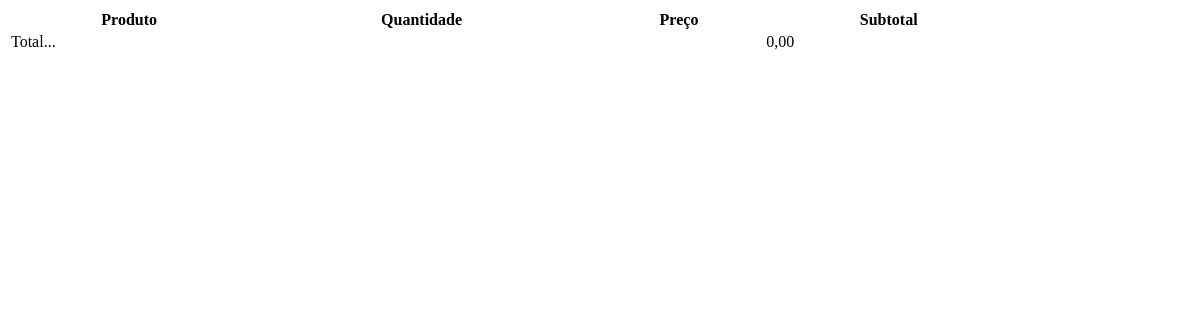
/pedido/exibe_lista_carrinho/ (signed in), run on an earlier commit of the app's database.
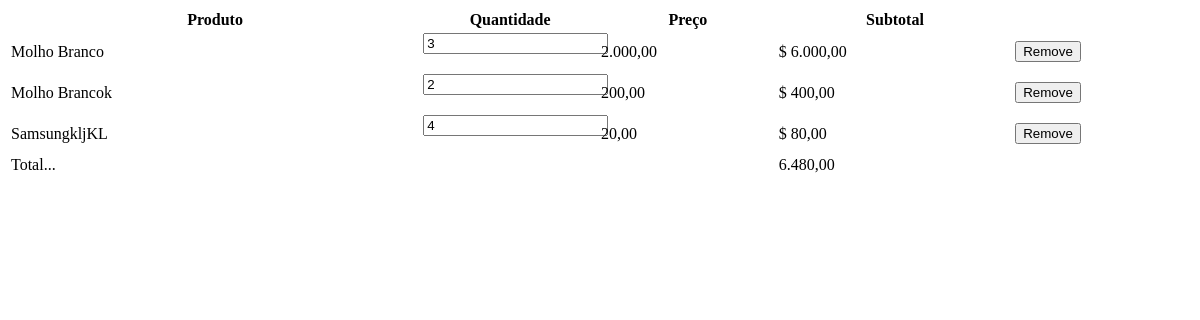
And on a later commit of the database.
### produto/models.py (models this page shows, shortened)
class OrderItem(models.Model):
    user = models.ForeignKey(settings.AUTH_USER_MODEL,
                            on_delete=models.CASCADE)
    ordered = models.BooleanField(default=False)
    item = models.ForeignKey(Produto, on_delete=models.CASCADE)
    quantity = models.IntegerField(default=1)
    price = models.DecimalField(max_digits=10, decimal_places=2, null=True)

class Produto(models.Model):
    categoria = models.ForeignKey(Categoria, on_delete=models.DO_NOTHING)
    nome = models.CharField(max_length=120, unique=True)
    imagem = models.CharField(max_length=120)
    quantidade = models.IntegerField(default=0)
    slug = models.SlugField(max_length=120, null=True)
    likes = models.IntegerField('likes', default=0)
    dislikes = models.IntegerField('dislikes', default=0)
    preco = models.DecimalField(max_digits=10, decimal_places=2, default=0)
    data_cadastro = models.DateField(null=True)
    user = models.ForeignKey(settings.AUTH_USER_MODEL,
                             related_name='produtos',
                             on_delete=models.DO_NOTHING,
                             null=True)
    class Meta:
        db_table = 'produto'
        ordering = ('nome',)

### produto/views.py (the view)
# urls.py: path('exibe_lista_carrinho/', views.exibe_lista_carrinho, name='exibe_lista_carrinho'),
def exibe_lista_carrinho(request):
   order_items = OrderItem.objects.filter(user=request.user, ordered=False)
   resultado = order_items.aggregate(
      total=Sum(F('quantity') * F('price'), output_field=FloatField()))
   if resultado['total']:
      total = '{0:.2f}'.format(resultado['total'])
   else:
      total = '0,00'
   lista_de_ids = []
   lista_de_forms = []
   lista_subtotal = []
   for item in order_items:
      lista_de_ids.append(item.id)
      lista_de_forms.append(AtualizaProdutoForm(initial={'quantity': item.quantity}))
      lista_subtotal.append(item.quantity * item.price)
   return render(request, 'produto/lista_produtos_carrinho.html', {
      'listas': zip(order_items, lista_de_forms, lista_subtotal),
      'lista_de_ids': lista_de_ids,
      'total': total
   })

### produto/templatetags/filtros.py (called while the page is built)
@register.filter         # @register.filter(name='separador_de_milhar')
def separador_de_milhar(valor, decimal_points=3, seperator=u'.'):
    valor = str(valor)
    valor = valor.replace('.', ',')
    pos_virgula = valor.find(',')
    if pos_virgula == -1:
        valor = valor + ',00'
    pos_virgula = valor.find(',')
    parte2 = valor[pos_virgula:]
    parte1 = valor[:pos_virgula]
    if len(parte1) <= decimal_points:
        return parte1 + parte2
    parts = []
    while parte1:
        parts.append(parte1[-decimal_points:])
        parte1 = parte1[:-decimal_points]
    parts.reverse()
    return seperator.join(parts) + parte2

### produto/templates/produto/lista_produtos_carrinho.html (shortened to what this page needs)
{% load static %}
{% load filtros %}
<table style='width:100%'
      class='table table-striped table table-bordered'>
   <thead>
      <tr>
         <th class='texto text-center'>Produto</th>
         <th class='texto text-center'>Quantidade</th>
         <th class='texto text-center'>Preço</th>
         <th class='texto text-center'>Subtotal</th>
         <th class='texto text-center'></th>
      </tr>
   </thead>
   <tbody id="tbody2">
      {% for order_item, form, subtotal in listas %}
         <tr>
            <td width='35%' class='text-left'>
               <span class='texto'>
                  {{ order_item.item.nome }}
               </span>
            </td>
            <td width='15%'>
               <form action="{% url 'produto:atualiza_carrinho' %}"
                     class='mx-auto' style='width: 60px'
                     method='POST' novalidate>
                  {{ form.quantity }}
               </form>
            </td>
            <td width='15%' class='text-center pr-2'>
               <span class='texto'>
                  {{ order_item.price | separador_de_milhar }}
               </span>
            </td>
            <td class='text-center pr-2'>
               <span id='valor-subtotal' class='texto font-weight-bold'>
               $ {{ subtotal | separador_de_milhar }}
               </span>
            </td>
            <td width='15%' class='text-center'>
               <form style='margin-bottom: 0px;'
                     action ="{% url 'produto:remove_do_carrinho' %}"
                     method ='post' novalidate>
                  <button type='button' class='btn btn-sm btn-danger remover'>
                     Remove
                  </button>
               </form>
            </td>
         </tr>
      {% endfor %}
      <tr>
         <td colspan='3' class='text-left'>
            <span class='texto font-weight-bold'>
               Total...
            </span>
         </td>
         <td class='text-center pr-2'>
             <span id='total' class='texto font-weight-bold'>
                {{ total | separador_de_milhar }}
             </span>
          </td>
          <td width='15%'>
          </td>
      </tr>
   </tbody>
</table>

What changed in the data, as far as the page shows it:
added OrderItem: item.nome "Molho Branco", quantity "3", price|separador_de_milhar "2.000,00", subtotal "6.000,00"
added OrderItem: item.nome "Molho Brancok", quantity "2", price|separador_de_milhar "200,00", subtotal "400,00"
added OrderItem: item.nome "SamsungkljKL", quantity "4", price|separador_de_milhar "20,00", subtotal "80,00"
Also different on the page:
{{ total | separador_de_milhar }}: "0,00" → "6.480,00"
